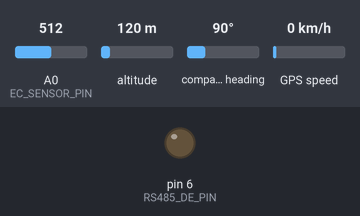
A sketch run on a simulated Arduino Uno, built with avr-gcc and run on an emulated ATmega328P. Parts: output pins drawn as LEDs (lit = HIGH). Inputs (shaded band) come from the test bench; at power-on: A0 (EC_SENSOR_PIN) = 512, altitude 120 m, compass heading 90°, GPS speed 0 km/h. The GPS gets a fix after 3 s at 37.7749, -122.4194 with 8 satellites; pins used as bus, display or sensor lines are not drawn; what the sketch prints to the serial monitor is not drawn.

Above: at 2.6 s.
Timing chart, 0 to 6.5 s (numbered marks = the images above):
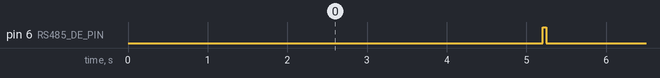

The sketch:

SensorNode.ino
```cpp
/*
 * Salinity Monitoring System - Sensor Node (Arduino Uno)
 * Hardware: Arduino Uno, NEO-6M GPS, EC Sensor, TTL to RS485
 */

#include <SoftwareSerial.h>
#include <TinyGPS++.h>

// Pin definitions
#define EC_SENSOR_PIN A0    // EC Sensor analog pin
#define EC_POWER_PIN 12     // EC Sensor power control pin
#define GPS_RX_PIN 4        // GPS RX pin
#define GPS_TX_PIN 5        // GPS TX pin
#define RS485_RX_PIN 2      // RS485 RX pin
#define RS485_TX_PIN 3      // RS485 TX pin
#define RS485_DE_PIN 6      // RS485 DE/RE pin

// Constants for EC Sensor
#define EC_SENSOR_VCC 5.0   // VCC voltage
#define EC_SENSOR_OFFSET 0.0 // Calibration offset
#define EC_SENSOR_K 1.0     // Cell constant K

// Objects
SoftwareSerial gpsSerial(GPS_RX_PIN, GPS_TX_PIN);
SoftwareSerial rs485Serial(RS485_RX_PIN, RS485_TX_PIN);
TinyGPSPlus gps;

// Variables
float temperature = 25.0;  // Default temperature for EC compensation
float ecValue = 0.0;
float latitude = 0.0;
float longitude = 0.0;
unsigned long lastReadingTime = 0;
const unsigned long READ_INTERVAL = 5000; // Read every 5 seconds

void setup() {
  // Initialize serial communications
  Serial.begin(115200);     // Debug serial
  gpsSerial.begin(9600);    // GPS serial
  rs485Serial.begin(9600);  // RS485 serial

  // Configure pins
  pinMode(EC_POWER_PIN, OUTPUT);
  pinMode(RS485_DE_PIN, OUTPUT);
  digitalWrite(RS485_DE_PIN, LOW);  // Set RS485 to receive mode
  digitalWrite(EC_POWER_PIN, LOW);  // Turn off EC sensor initially

  Serial.println(F("Salinity Monitoring System - Sensor Node"));
  Serial.println(F("Initializing..."));
}

void loop() {
  unsigned long currentMillis = millis();

  // Read GPS data
  while (gpsSerial.available() > 0) {
    if (gps.encode(gpsSerial.read())) {
      if (gps.location.isValid()) {
        latitude = gps.location.lat();
        longitude = gps.location.lng();
      }
    }
  }

  // Take readings every READ_INTERVAL milliseconds
  if (currentMillis - lastReadingTime >= READ_INTERVAL) {
    lastReadingTime = currentMillis;

    // Read EC sensor
    ecValue = readEC();

    // Send data via RS485
    sendDataRS485();

    // Debug output
    printDebugInfo();
  }
}

float readEC() {
  // Power up the EC sensor
  digitalWrite(EC_POWER_PIN, HIGH);
  delay(100); // Wait for sensor to stabilize

  // Take multiple readings and average
  float rawEC = 0;
  for(int i = 0; i < 10; i++) {
    rawEC += analogRead(EC_SENSOR_PIN);
    delay(10);
  }
  rawEC /= 10;

  // Power down the EC sensor
  digitalWrite(EC_POWER_PIN, LOW);

  // Convert analog reading to voltage
  float voltage = rawEC * (EC_SENSOR_VCC / 1024.0);

  // Convert voltage to EC value (mS/cm)
  float ecValue = (voltage * EC_SENSOR_K) + EC_SENSOR_OFFSET;

  // Temperature compensation
  float temperatureCoefficient = 1.0 + 0.0185 * (temperature - 25.0);
  ecValue = ecValue / temperatureCoefficient;

  return ecValue;
}

void sendDataRS485() {
  // Prepare data string (CSV format: ec,lat,lng,temp)
  String dataString = String(ecValue, 2) + "," +
                     String(latitude, 6) + "," +
                     String(longitude, 6) + "," +
                     String(temperature, 1);

  // Switch to transmit mode
  digitalWrite(RS485_DE_PIN, HIGH);
  delay(10);

  // Send data
  rs485Serial.println(dataString);
  rs485Serial.flush();

  // Switch back to receive mode
  digitalWrite(RS485_DE_PIN, LOW);
}

void printDebugInfo() {
  Serial.println(F("\n--- Sensor Readings ---"));
  Serial.print(F("EC Value: "));
  Serial.print(ecValue);
  Serial.println(F(" mS/cm"));
  Serial.print(F("Temperature: "));
  Serial.print(temperature);
  Serial.println(F("°C"));
  Serial.print(F("GPS Location: "));
  Serial.print(latitude, 6);
  Serial.print(F(", "));
  Serial.println(longitude, 6);
} 
```

Measured:
- by itself, pin 6 (RS485_DE_PIN): alternates HIGH for 0.04 s and LOW for 5.0 s
